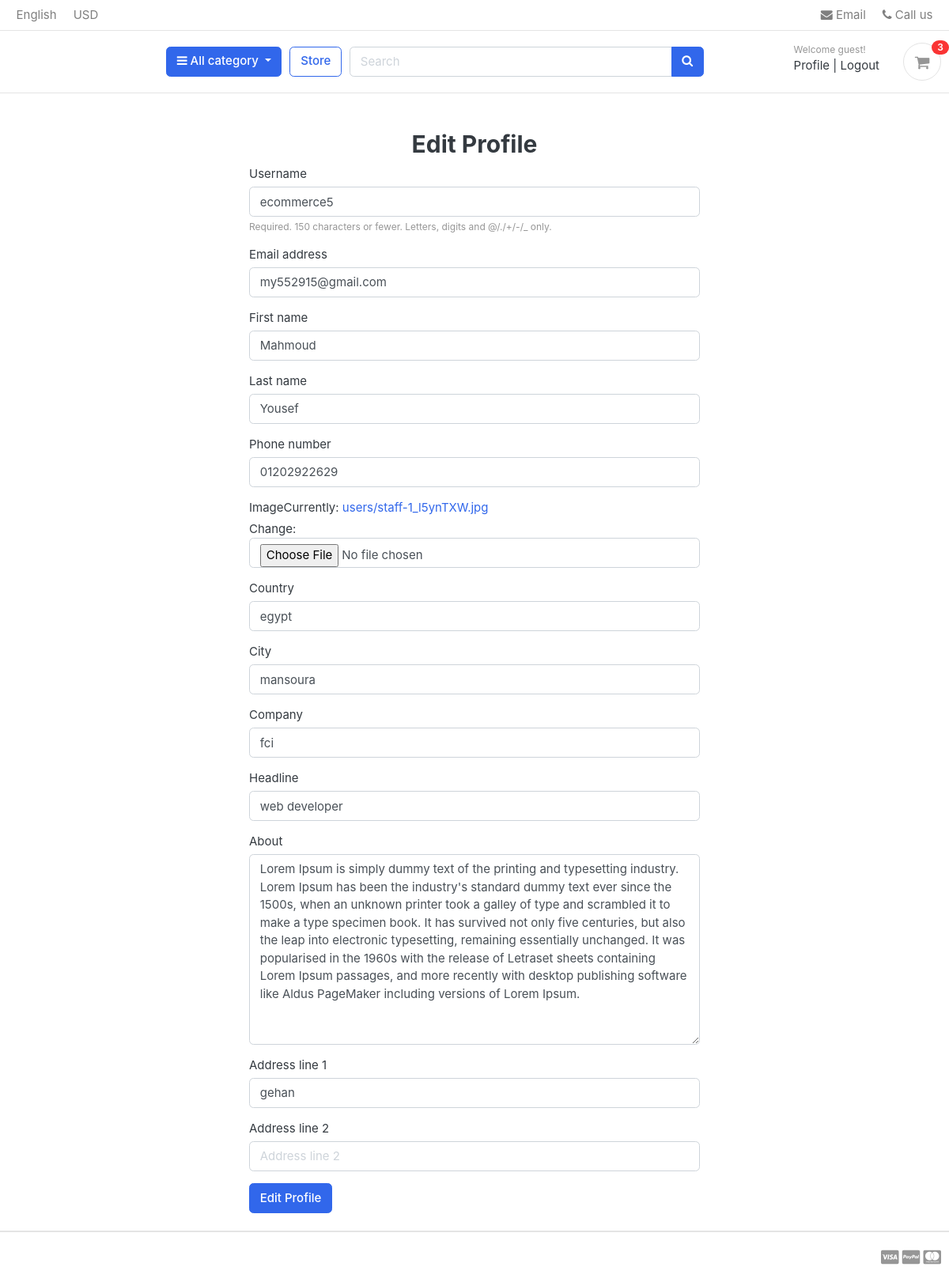
The page /accounts/profile/edit (signed in) on the database as committed earlier.
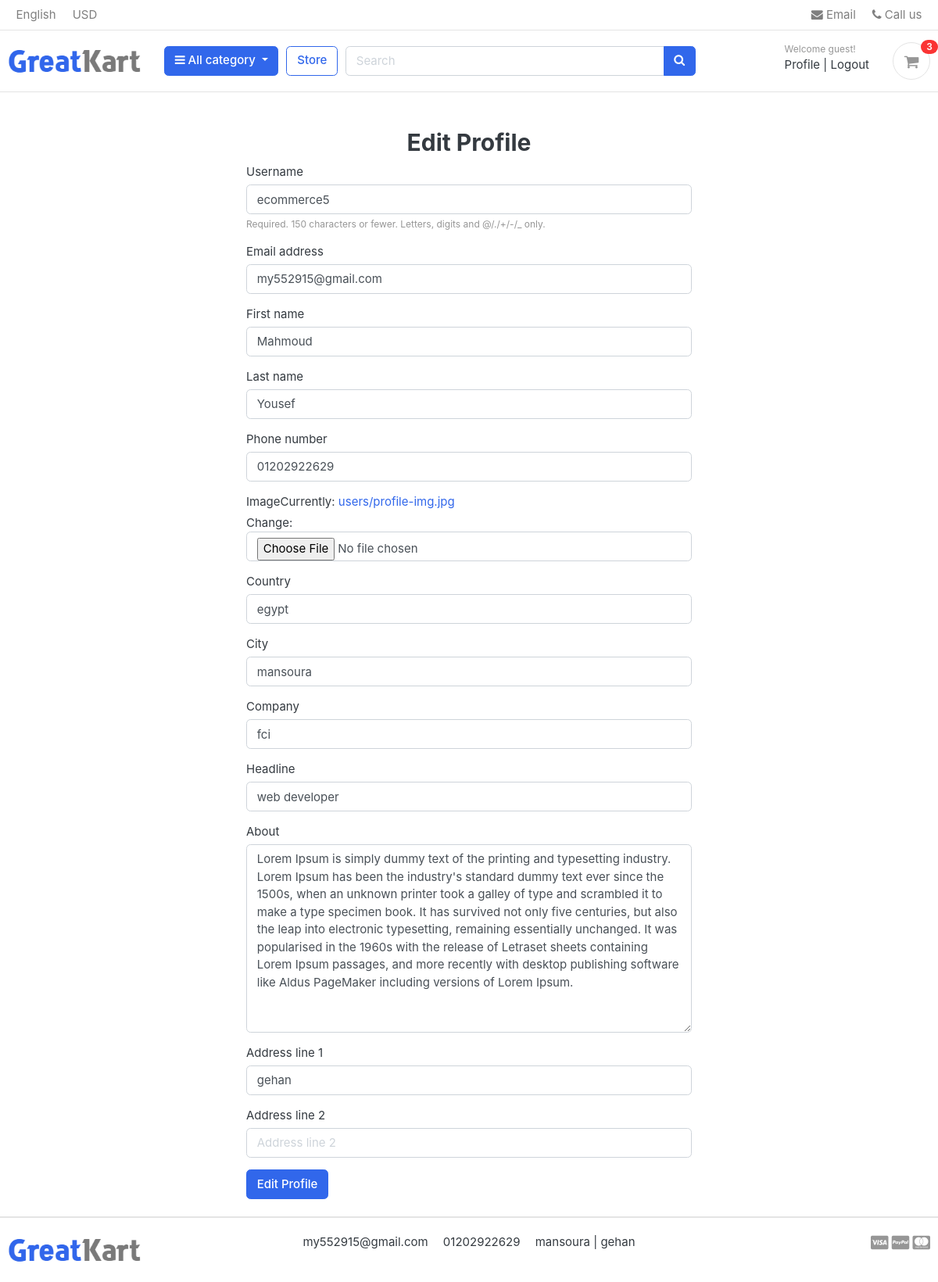
The same page on the database as committed later.
### settings/models.py (models this page shows, shortened)
class Settings(models.Model):
    site_name = models.CharField( max_length=50)
    logo = models.ImageField( upload_to='setting/')
    phone = models.CharField( max_length=30)
    email = models.EmailField( max_length=254)
    description = models.TextField(max_length=1000)
    fb_link = models.URLField( max_length=200)
    twitter_link = models.URLField( max_length=200)
    instagram_link = models.URLField( max_length=200)
    address = models.CharField( max_length=50)

### accounts/views.py (the view)
# urls.py: path('profile/edit' , views.edit_profile , name='edit_profile'),
def edit_profile(request):
    profile = Profile.objects.get(user=request.user)
    if request.method == "POST":
        user_form = UserForm(request.POST , instance=request.user)
        profile_form = ProfileForm(request.POST,request.FILES,instance=profile)
        if user_form.is_valid() and profile_form.is_valid():
            user_form.save()
            myprofile = profile_form.save(commit=False)
            myprofile.user = request.user
            myprofile.save()
            messages.success(request,'Done! Your Profile has been updated.')
            return redirect('/accounts/profile')
    else:
        user_form = UserForm(instance=request.user)
        profile_form = ProfileForm(instance=profile)
    return render(request,'profile/profile_edit.html',{
        'user_form':user_form,
        'profile_form':profile_form,
    })

### accounts/forms.py
class UserForm(forms.ModelForm):
    class Meta:
        model = User
        fields = ['username','email','first_name','last_name',]

class ProfileForm(forms.ModelForm):
    class Meta:
        model = Profile
        fields = ['phone_number','image','country','city','company','headline','about','address_line_1','address_line_2']

### carts/context_processors.py (called while the page is built)
def counter(request):
    cart_count = 0
    if 'admin' in request.path:
        return{}
    else :
        try :
            cart = Cart.objects.filter(cart_id=_cart_id(request))
            if request.user.is_authenticated:
                cart_items = CartItem.objects.all().filter(user=request.user)
            else :
                cart_items = CartItem.objects.all().filter(cart=cart[:1])
            for cart_item in cart_items:
                cart_count+=cart_item.quantity
        except Cart.DoesNotExist:
            cart_count=0
    return dict(cart_count=cart_count)

### carts/views.py (called while the page is built)
def _cart_id(request):
    cart = request.session.session_key
    if not cart:
        cart = request.session.create()
    return cart

### category/context_processor.py (called while the page is built)
def menu_links(request):
    links = Category.objects.all()
    return dict(links=links)

### category/models.py (called while the page is built)
    def __str__(self):
        return str(self.name)

### accounts/templates/profile/profile_edit.html (shortened to what this page needs)
{% extends 'base.html' %}
{% load django_bootstrap5 %}
{% block body %}
<div class="container">
    <div class="col-md-6 mx-auto mt-5">
        <h2 style="text-align:center;">Edit Profile</h2>
        <form method="POST" enctype="multipart/form-data">
            {% bootstrap_form user_form %}
            {% bootstrap_form profile_form %}
            {% bootstrap_button button_type="submit" content="Edit Profile" %}
        </form>
    </div>
</div>
<br>
{% endblock body %}

### templates/base.html (shortened to what the changed rows need)
{% load static %}
<!DOCTYPE HTML>
<html lang="en">
<head>
    <link href="{% static 'css/bootstrap.css'%}" rel="stylesheet" type="text/css" />
    <link href="{% static 'fonts/fontawesome/css/all.min.css'%}" type="text/css" rel="stylesheet">
    <link href="{% static 'css/ui.css'%}" rel="stylesheet" type="text/css" />
    <link href="{% static 'css/responsive.css'%}" rel="stylesheet" media="only screen and (max-width: 1200px)" />
    <link href="{% static 'css/custum.css'%}" rel="stylesheet" type="text/css" />
    <link rel="stylesheet" href="https://cdnjs.cloudflare.com/ajax/libs/font-awesome/4.7.0/css/font-awesome.min.css">
</head>
<body>
    <header class="section-header">
        <section class="header-main border-bottom">
            <div class="container">
                <div class="row align-items-center">
                    <div class="col-lg-2 col-md-3 col-6">
                        <a href="/" class="brand-wrap">
                            <img class="logo" src="{{myfooter.logo.url}}">
                        </a>
                    </div>
                </div>
            </div>
        </section>
    </header>
    {% block body %}
    {% endblock body %}
    <footer class="section-footer border-top">
        <div class="container">
            <section class="footer-bottom border-top row">
                <div class="col-lg-2 col-md-3 col-6">
                    <a href="/" class="brand-wrap">
                        <img class="logo" src="{{myfooter.logo.url}}">
                    </a>
                </div>
                <div class="col-md-8 text-md-center">
                    <span class="px-2">{{myfooter.email}}</span>
                    <span class="px-2">{{myfooter.phone}}</span>
                    <span class="px-2">{{myfooter.address}}</span>
                </div>
            </section>
        </div>
    </footer>
</body>
</html>

Rows that differ between the two databases and show on the page:
added Settings: logo (picture), email "my552915@gmail.com", phone "01202922629", address "mansoura | gehan"
Other text that changed with them:
text no longer shown: "Phone number Image Currently: users/staff-1_l5ynTXW.jpg Change: Country City Company Headline About Address line 1 Address line 2"
text now shown: "Phone number Image Currently: users/profile-img.jpg Change: Country City Company Headline About Address line 1 Address line 2"
